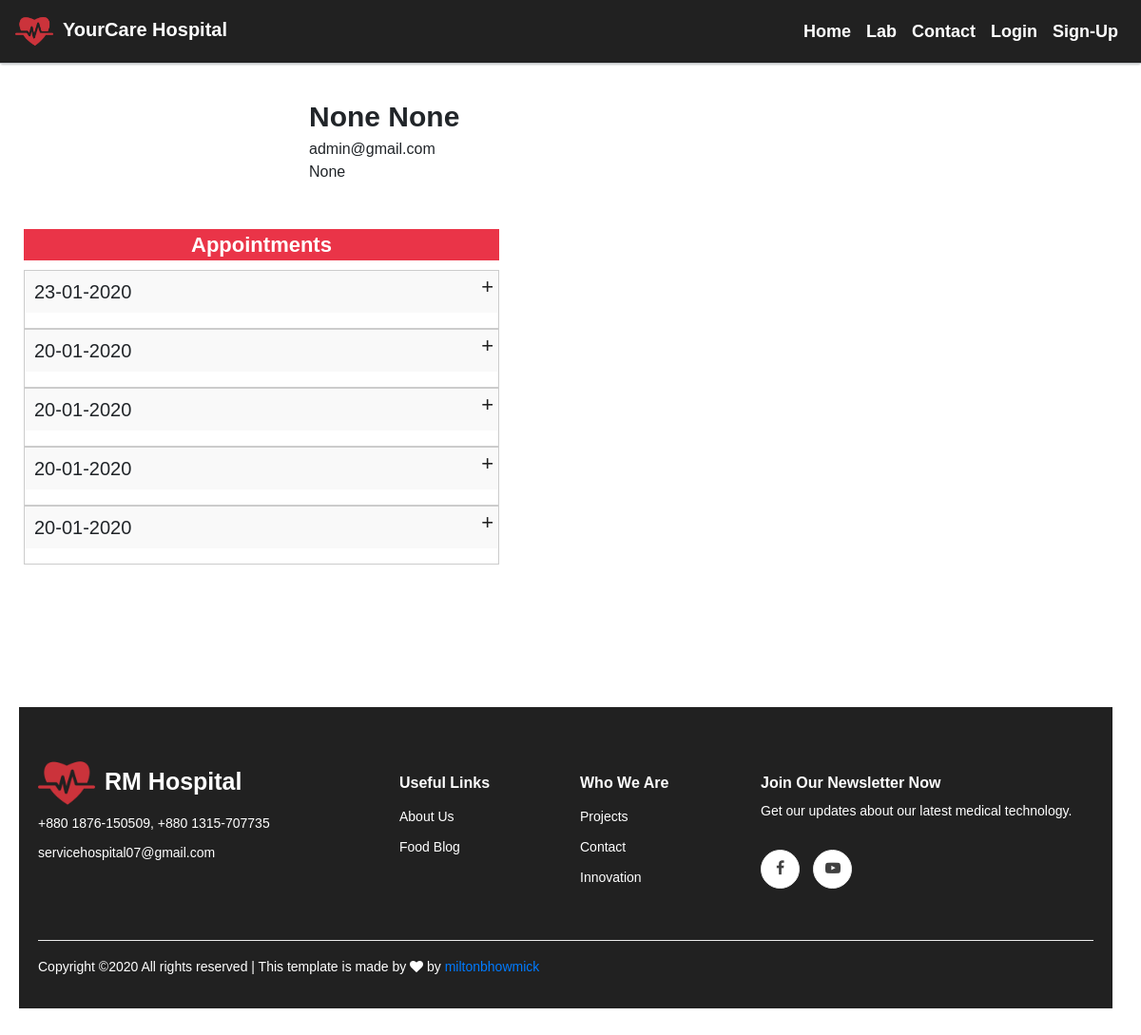
The page /account/adminb9/ on the database its author committed.
### account/models.py (models this page shows, shortened)
class UserProfile(AbstractBaseUser, PermissionsMixin):
	username = models.CharField(max_length=255, null=True, blank=True)
	first_name = models.CharField(max_length=255,null=True, blank=True)
	last_name = models.CharField(max_length=255, null=True, blank=True)
	email = models.EmailField(max_length=100, unique=True)
	phone = models.CharField(max_length=100,null=True, blank=True)
	user_image = models.ImageField(upload_to='user_images', null=True, blank=True)
	division = models.CharField(max_length=255, null=True, blank=True)
	city = models.CharField(max_length=255, null=True, blank=True)
	address = models.CharField(max_length=255, null=True, blank=True)
	is_active = models.BooleanField(default=True)
	is_staff = models.BooleanField(default=False)
	objects = UserProfileManager()
	USERNAME_FIELD = 'email'
	class Meta:
		ordering = ('-first_name',)

### home/models.py (models this page shows, shortened)
class Appointment(models.Model):
	doctor = models.ForeignKey(Doctor, on_delete=models.SET_NULL,null=True,blank=True)
	user = models.ForeignKey(UserProfile, on_delete=models.SET_NULL,null=True,blank=True)
	first_name = models.CharField(max_length=255,null=True, blank=True)
	last_name = models.CharField(max_length=255, null=True, blank=True)
	email = models.EmailField(max_length=100)
	phone = models.CharField(max_length=100,null=True, blank=True)
	age = models.CharField(max_length=100,null=True, blank=True)
	urgent_resolve = models.BooleanField(default=False)
	address = models.CharField(max_length=255, null=True, blank=True)
	city = models.CharField(max_length=255, null=True, blank=True)
	division = models.CharField(max_length=255, null=True, blank=True)
	date = models.DateField(default=datetime.date.today)
	time = models.DateTimeField(auto_now=False, auto_now_add=False, null=True, blank=True)
	serial = models.CharField(max_length=100,null=True, blank=True)
	complete = models.BooleanField(default=False)

### account/views.py (the view)
# urls.py: path('<str:username>/',views.UserProfileView.as_view(), name='user_profile'),
class UserProfileView(View):
	template_name = 'account/user_profiles.html'
	def get(self, request, username):
		user_details = UserProfile.objects.get(username=username)
		appointments = Appointment.objects.filter(user__username=username).order_by('-id')
		contexts = {
			'appointments':appointments,
			'user_details': user_details,
		}
		return render(request, self.template_name,contexts)

### account/templates/account/user_profiles.html (shortened to what this page needs)
{% extends 'home/base.html' %}
{% block content %}
<div class="container" style="margin-top: 100px;">
	<div class="row">
		<div class="col-lg-3 col-md-3 col-sm-12">
		</div>
		<div class="col-lg-8 col-md-8 col-sm-12">
			<div style="font-size: 30px;font-weight: 600;">
				{{user_details.first_name}} {{user_details.last_name}}
			</div>
			<div style="font-size: 16px;">
				{{user_details.email}}
			</div>
			<div style="font-size: 16px;">
				{{user_details.phone}}
			</div>
		</div>
	</div>
</div>
<div class="container">
	<div class="row my-5">
		<div class="col-16">
			<div style="background-color: #ea3448;color: #fff; font-size: 22px;font-weight: 600; text-align: center;">
				{% if appointments %}
					Appointments
				{% else %}
					No appointments yet
				{% endif %}
			</div>
			<ul class="appointment-view" id="toggle-view">
				{% for appointment in appointments %}
				    <li>
				        <h3>{{appointment.date}}</h3>
				        <span>+</span>
				        <p>
							<div class="row p-2">
							</div>
				        </p>
				    </li>
				{% endfor %}
			</ul>
		</div>
	</div>
</div>
{% endblock %}

### static/css/main.css (style rules this page uses)
body { font-family: din,sans-serif; font-size: 1rem; font-weight: 400; line-height: 1.5; color: #212529; text-align: left; }
ul, ol { padding: 0; margin: 0; }
#toggle-view { list-style:none; font-size:16px; margin:10px 0px 0px 0px; padding:0; width:500px; }
#toggle-view li { border:1px solid #ccc; position:relative; cursor:pointer; }
#toggle-view h3 { background-color: #f9f9f9; padding:10px; font-size:20px; margin:0; }
#toggle-view span { position:absolute; right:5px; top:0; color:#222; font-size:22px; }
#toggle-view p { margin:10px; display:none; }
body { padding: 0px 30px 30px 20px; font-family: $font-default; font-weight: 100; }

### rows shown on the page
UserProfile: first_name "None", last_name "None", email "admin@gmail.com", phone "None"
Appointment: date "23-01-2020"
Appointment: date "20-01-2020"
Appointment: date "20-01-2020"
Appointment: date "20-01-2020"
Appointment: date "20-01-2020"
